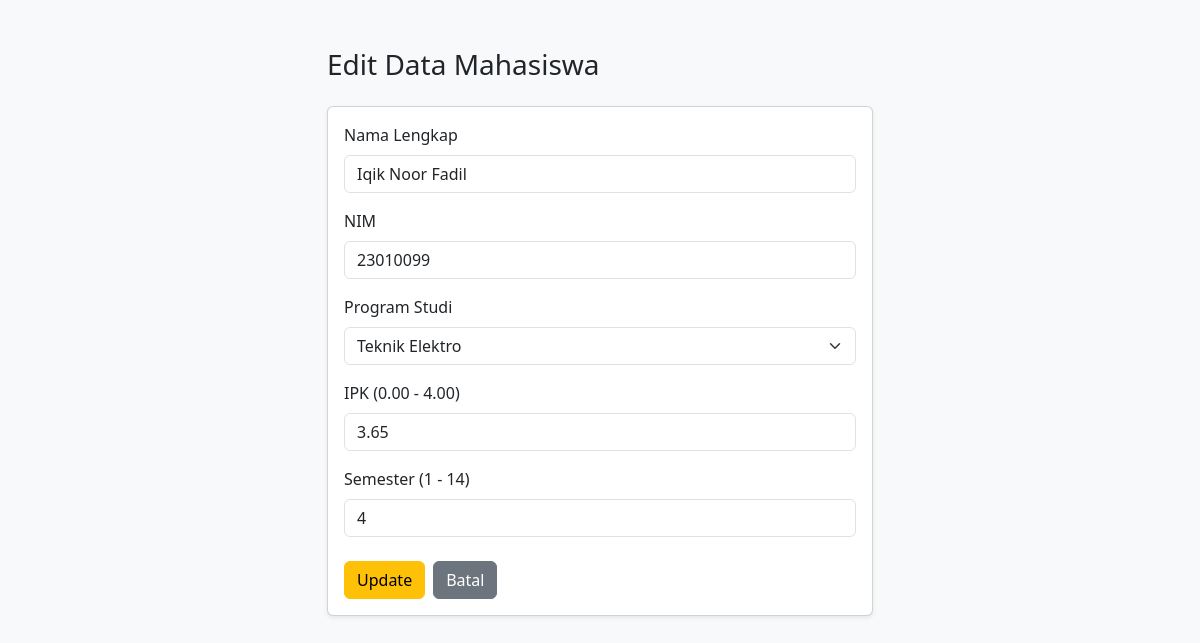
/crud_mahasiswa/update.php?id=6, run on the app's committed database.
### tables this page shows
CREATE TABLE `mahasiswa` (
  `id` int(11) NOT NULL,
  `nama` varchar(100) NOT NULL,
  `nim` varchar(20) NOT NULL,
  `prodi` varchar(50) NOT NULL,
  `ipk` decimal(3,2) NOT NULL,
  `semester` int(2) NOT NULL,
  `created_at` timestamp NOT NULL DEFAULT current_timestamp()
);

### crud_mahasiswa/update.php (the view, shortened to what this page needs)
<?php
require_once 'koneksi.php';
$id = (int) $_GET['id'];
$stmt = $koneksi->prepare("SELECT * FROM mahasiswa WHERE id = ?");
$stmt->bind_param("i", $id);
$stmt->execute();
$result = $stmt->get_result();
$mahasiswa = $result->fetch_assoc();
?>
<!DOCTYPE html>
<html lang="id">
<head>
    <link href="https://cdn.jsdelivr.net/npm/bootstrap@5.3.3/dist/css/bootstrap.min.css" rel="stylesheet">
</head>
<body class="bg-light">
    <div class="container my-5">
        <div class="row justify-content-center">
            <div class="col-md-7 col-lg-6">
                <h1 class="h3 mb-4">Edit Data Mahasiswa</h1>
                <div class="card shadow-sm">
                    <div class="card-body">
                        <form method="POST" action="update.php?id=<?= $mahasiswa['id'] ?>">
                            <div class="mb-3">
                                <label class="form-label">Nama Lengkap</label>
                                <input type="text" name="nama" class="form-control"
                                       value="<?= htmlspecialchars($mahasiswa['nama']) ?>" required>
                            </div>
                            <div class="mb-3">
                                <label class="form-label">NIM</label>
                                <input type="text" name="nim" class="form-control"
                                       value="<?= htmlspecialchars($mahasiswa['nim']) ?>" required>
                            </div>
                            <div class="mb-3">
                                <label class="form-label">Program Studi</label>
                                <select name="prodi" class="form-select" required>
                                    <?php
                                    $list_prodi = ['Teknologi Rekayasa Perangkat Lunak', 'Teknologi Rekayasa Internet', 'Teknik Elektro', 'Manajemen', 'Akuntansi'];
                                    foreach ($list_prodi as $p):
                                        $selected = ($mahasiswa['prodi'] === $p) ? 'selected' : '';
                                    ?>
                                        <option value="<?= $p ?>" <?= $selected ?>><?= $p ?></option>
                                    <?php endforeach; ?>
                                </select>
                            </div>
                            <div class="mb-3">
                                <label class="form-label">IPK (0.00 - 4.00)</label>
                                <input type="number" name="ipk" step="0.01" min="0" max="4" class="form-control"
                                       value="<?= $mahasiswa['ipk'] ?>" required>
                            </div>
                            <div class="mb-3">
                                <label class="form-label">Semester (1 - 14)</label>
                                <input type="number" name="semester" min="1" max="14" class="form-control"
                                       value="<?= $mahasiswa['semester'] ?>" required>
                            </div>
                            <div class="d-flex gap-2 mt-4">
                                <button type="submit" class="btn btn-warning">Update</button>
                                <a href="index.php" class="btn btn-secondary">Batal</a>
                            </div>
                        </form>
                    </div>
                </div>
            </div>
        </div>
    </div>
</body>
</html>

### data on the page
mahasiswa: nama "Iqik Noor Fadil", nim "23010099", ipk "3.65", semester "4"

### other printed values
form field prodi "Teknik Elektro"
